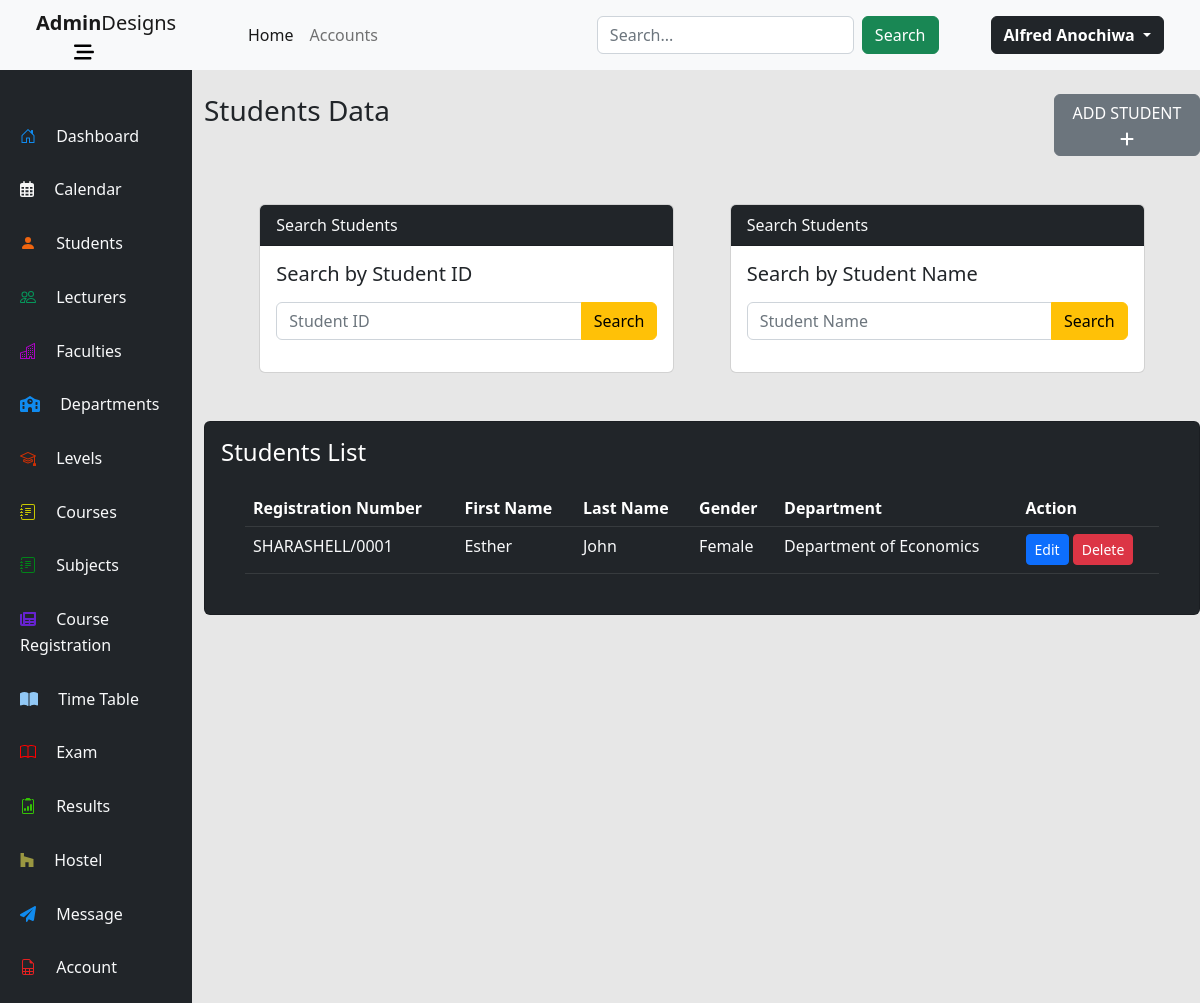
The app's page /students/ (signed in) with its own data.
### students/models.py (models this page shows, shortened)
class Student(models.Model):
    GENDER = (
        ('Male', 'Male'),
        ('Female', 'Female')
    )
    TITLE = (
        ('Mr.', 'Mr.'),
        ('Miss.', 'Miss.'),
        ('Mrs.', 'Mrs.'),
        ('Dr.', 'Dr.'),
        ('Engr.', 'Engr.'),
        ('Barr.', 'Barr.'),
        ('Prof.', 'Prof.'),
    )
    id = models.AutoField(primary_key=True)
    regNumber = models.CharField(blank=False, unique=True, max_length=15)
    firstName = models.CharField(blank=False, max_length=50)
    lastName = models.CharField(blank=False, max_length=50)
    dateOfBirth = models.DateField(blank=False)
    title = models.CharField(max_length=5, choices=TITLE, blank=False)
    gender = models.CharField(max_length=6, choices=GENDER, blank=False)
    phone = models.CharField(blank=False, max_length=15)
    address = models.TextField(blank=False)
    email = models.EmailField(max_length=100, unique=True)
    courses = models.ManyToManyField(Subject, blank=True)
    department = models.ForeignKey(Department, on_delete=models.CASCADE)
    faculty = models.ForeignKey(Faculty, on_delete=models.CASCADE)
    level = models.ForeignKey(Level, on_delete=models.CASCADE)
    yearOfEntry = models.DateField(blank=False)
    yearOfGraduation = models.DateField(blank=False)
    username = models.EmailField(max_length=100, unique=True)
    image = models.ImageField(upload_to='media')

### departments/models.py (models this page shows)
class Department(models.Model):
    DURATION = (
        ('4', '4 Years'),
        ('5', '5 Years'),
        ('6', '6 Years')
    )
    departmentId = models.AutoField(primary_key=True)
    departmentName = models.CharField(blank=False, max_length=100, unique=True)
    faculty = models.ForeignKey(Faculty, on_delete=models.CASCADE)
    courseDuration =  models.CharField(max_length=1, choices=DURATION, blank=False)
    def __str__(self):
        return f'Department of {self.departmentName}'

### students/views.py (the view)
# urls.py: path('', views.studentsPage, name='students-page'),
@login_required
def studentsPage(request):
    students = Student.objects.all()
    paginator = Paginator(students, 13)
    page_number = request.GET.get('page')
    page_obj = paginator.get_page(page_number)
    context = {
        'students':page_obj
    }
    return render(request, 'students-page.html', context)

### students/templates/students-page.html (shortened to what this page needs)
{% extends 'dashboard/base.html' %}
{% block content %}
<div class="row mt-4">
    <div class="h3 col-10">Students Data</div>
    <div class="col-2">
        <a name="add-student" id="add-student" class="btn btn-secondary" href="add-student" role="button">
            ADD STUDENT
        </a>
    </div>
</div>
<div class="d-flex flex-row justify-content-evenly">
    <div class="card mt-5 col-5">
        <div class="card-header bg-dark text-light">
            Search Students
        </div>
    <div class="card-body">
        <h5 class="card-title">Search by Student ID</h5>
        <p class="card-text">
            <div class="input-group">
                <input type="text" class="form-control" placeholder="Student ID">
                <button type="submit" class="btn btn-warning">Search</button>
            </div>
        </p>
    </div>
</div>
<div class="card mt-5 col-5">
    <div class="card-header bg-dark text-light">
        Search Students
    </div>
    <div class="card-body">
        <h5 class="card-title">Search by Student Name</h5>
        <p class="card-text">
            <div class="input-group">
                <input type="text" class="form-control" placeholder="Student Name">
                <button type="submit" class="btn btn-warning">Search</button>
            </div>
        </p>
    </div>
</div>
</div>
<div class="card text-white bg-dark mt-5">
  <div class="card-body">
    <h4 class="card-title">Students List</h4>
<div class="table-container m-4">
    <table class="table sm table-hover table-dark ">
    <thead class="text-white">
        <tr class="h6">
            <th>Registration Number</th>
            <th>First Name</th>
            <th>Last Name</th>
            <th>Gender</th>
            <th>Department</th>
            <th>Action</th>
    </thead>
    <tbody class="">
        {% for s in students %}
        <tr class="">
            <td>
                <a href="student/{{s.id}}" class="text-decoration-none text-light">
                    {{s.regNumber}}
                </a>
            </td>
            <td>
                <a href="student/{{s.id}}" class="text-decoration-none text-light">
                    {{s.firstName}}
                </a>
            </td>
            <td>
                <a href="student/{{s.id}}" class="text-decoration-none text-light">
                    {{s.lastName}}
                </a>
            </td>
            <td>
                <a href="student/{{s.id}}" class="text-decoration-none text-light">
                    {{s.gender}}
                </a>
            </td>
            <td>
                <a href="student/{{s.id}}" class="text-decoration-none text-light">
                    {{s.department}}
                </a>
            </td>
            <td>
                <a href="edit-student/{{s.id}}" class="text-decoration-none text-light" id="{{ s.id }}">
                    <button type="button" class="btn btn-sm btn-primary">Edit</button>
                </a>
                <a href="student/{{s.id}}/delete" class="text-decoration-none text-light">
                    <button type="button" class="btn btn-sm btn-danger">Delete</button>
                </a>
            </td>
        </tr>
        {% endfor %}
    </tbody>
    </table>
  </div>
</div>
{% endblock content %}

### dashboard/templates/dashboard/base.html (shortened to what this page needs)
{% load static %}
<!DOCTYPE html>
<html lang="en">
<head>
    <link rel="stylesheet" href="https://cdn.jsdelivr.net/npm/bootstrap@5.2.3/dist/css/bootstrap.min.css">
    <link rel="stylesheet" href="{% static 'css/bootstrap.min.css' %}">
    <link rel="stylesheet" href="{% static 'css/animate.css' %}">
</head>
<body class=" p-0 m-0">
<nav class="navbar navbar-expand-sm navbar-light bg-light row sticky-top">
    <div class="col-2 text-center ps-5">
        <a class="navbar-brand" href="../../../"><strong>Admin</strong>Designs</a>
        <a class="me-5" href="#"  data-bs-toggle="collapse" data-bs-target="#aside" aria-expanded="false" aria-controls="aside">
        </a>
    </div>
      <div class="col-10 ps-5 pe-5">
        <div class="collapse navbar-collapse" id="collapsibleNavId">
            <ul class="navbar-nav me-auto mt-2 mt-lg-0">
                <li class="nav-item">
                    <a class="nav-link active" href="../../../" aria-current="page">Home <span class="visually-hidden">(current)</span></a>
                </li>
                <li class="nav-item">
                    <a class="nav-link" href="../../../accounts">Accounts</a>
                </li>
            </ul>
            <form class="d-flex my-2 my-lg-0" method="GET" action="search">
                <input class="form-control me-sm-2" type="text" placeholder="Search..." name="q">
                <button class="btn btn-success my-2 my-sm-0" type="submit">Search</button>
            </form>
            <div class="ms-1 d-flex flex-row align-items-center">
                <div class="dropdown">
                    <a class="btn btn-dark dropdown-toggle" type="button" id="dropdownMenuButton" data-toggle="dropdown" aria-haspopup="true" aria-expanded="false">
                        <strong class="">{{user.first_name}} {{user.last_name}}</strong>
                    </a>
                </div>
            </div>
        </div>
  </div>
</nav>
<div class="row">
    <aside class="col-2 bg-dark text-light p-0 aside" id="aside">
        <div class="col-12 m-2 mt-5 ">
            <div class="col-12 mb-3  aside-list-item ps-4 pt-1 pb-2 active">
                <a href="../../../"  class="text-decoration-none text-light">
                    <span class="ms-3 align-middle text-responsive">Dashboard</span>
                </a>
            </div>
            <div class="col-12 mb-3  aside-list-item ps-4 pt-1 pb-2">
                <a href="#"  class="text-decoration-none text-light">
                    <span class="ms-3 align-middle text-responsive">Calendar</span>
                </a>
            </div>
            <div class="col-12 mb-3  aside-list-item ps-4 pt-1 pb-2">
                <a href="../../../students"  class="text-decoration-none text-light">
                    <svg xmlns="http://www.w3.org/2000/svg" width="16" height="16" fill="currentColor" style="fill: rgb(239, 101, 16);" class="bi bi-person-fill" viewBox="0 0 16 16">
                        <path d="M3 14s-1 0-1-1 1-4 6-4 6 3 6 4-1 1-1 1H3zm5-6a3 3 0 1 0 0-6 3 3 0 0 0 0 6z"/>
                      </svg>
                    <span class="ms-3 align-middle text-responsive">Students</span>
                </a>
            </div>
            <div class="col-12 mb-3  aside-list-item ps-4 pt-1 pb-2">
                <a href="../../../lecturers"  class="text-decoration-none text-light">
                    <span class="ms-3 align-middle text-responsive">Lecturers</span>
                </a>
            </div>
            <div class="col-12 mb-3  aside-list-item ps-4 pt-1 pb-2">
                <a href="../../../faculties"  class="text-decoration-none text-light">
                    <span class="ms-3 align-middle text-responsive">Faculties</span>
                </a>
            </div>
            <div class="col-12 mb-3  aside-list-item ps-4 pt-1 pb-2">
                <a href="../../../departments"  class="text-decoration-none text-light" >
                    <span class="ms-3 align-middle text-responsive">Departments</span>
                </a>
            </div>
            <div class="col-12 mb-3  aside-list-item ps-4 pt-1 pb-2">
                <a href="../../../levels"  class="text-decoration-none text-light">
                    <span class="ms-3 align-middle text-responsive">Levels</span>
                </a>
            </div>
            <div class="col-12 mb-3  aside-list-item ps-4 pt-1 pb-2">
                <a href="../../../courses"  class="text-decoration-none text-light">
                    <span class="ms-3 align-middle text-responsive">Courses</span>
                </a>
            </div>
            <div class="col-12 mb-3  aside-list-item ps-4 pt-1 pb-2">
                <a href="../../../subjects"  class="text-decoration-none text-light">
                    <span class="ms-3 align-middle text-responsive">Subjects</span>
                </a>
            </div>
                        <div class="col-12 mb-3  aside-list-item ps-4 pt-1 pb-2">
                <a href="#"  class="text-decoration-none text-light">
                    <span class="ms-3 align-middle text-responsive">Course Registration</span>
                </a>
            </div>
            <div class="col-12 mb-3  aside-list-item ps-4 pt-1 pb-2">
                <a href="#"  class="text-decoration-none text-light">
                    <span class="ms-3 align-middle text-responsive">Time Table</span>
                </a>
            </div>
            <div class="col-12 mb-3  aside-list-item ps-4 pt-1 pb-2">
                <a href="#"  class="text-decoration-none text-light">
                    <span class="ms-3 align-middle text-responsive">Exam</span>
                </a>
            </div>
            <div class="col-12 mb-3  aside-list-item ps-4 pt-1 pb-2">
                <a href="#"  class="text-decoration-none text-light">
                    <span class="ms-3 align-middle text-responsive">Results</span>
                </a>
            </div>
            <div class="col-12 mb-3  aside-list-item ps-4 pt-1 pb-2">
                <a href="#"  class="text-decoration-none text-light">
                    <svg style="fill: rgb(154, 151, 65);" xmlns="http://www.w3.org/2000/svg" viewBox="0 0 448 512"><path d="M275.9 330.7H171.3V480H17V32h109.5v104.5l305.1 85.6V480H275.9z"/></svg>
                    <span class="ms-3 align-middle text-responsive">Hostel</span>
                </a>
            </div>
            <div class="col-12 mb-3  aside-list-item ps-4 pt-1 pb-2">
                <a href="#"  class="text-decoration-none text-light">
                    <span class="ms-3 align-middle text-responsive">Message</span>
                </a>
            </div>
            <div class="col-12 mb-3  aside-list-item ps-4 pt-1 pb-2">
                <a href="../../../accounts"  class="text-decoration-none text-light">
                    <span class="ms-3 align-middle text-responsive">Account</span>
                </a>
            </div>
        </div>
    </aside>
    <main class="col-10 main">
        {% block content%}
        {% endblock content %}
    </main>
</div>
</body>
</html>

### dashboard/templates/dashboard/base.html (style rules this page uses)
.aside div svg { fill: whitesmoke; height: 16px; }
.main { background-color: rgb(231, 231, 231); }

### records on screen
Student: regNumber "SHARASHELL/0001", firstName "Esther", lastName "John", gender "Female", department "Department of Economics"

### other values on screen
{{ user.first_name }} "Alfred"
{{ user.last_name }} "Anochiwa"
